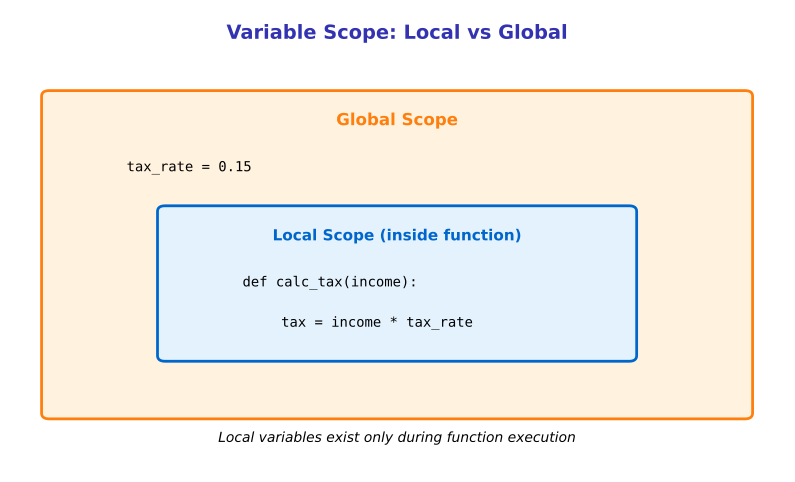

Write the Python code that produced this figure.
"""Generated chart with course color palette"""
import matplotlib.pyplot as plt
import matplotlib.patches as patches
from matplotlib.patches import FancyBboxPatch, Rectangle, Circle, FancyArrowPatch, Wedge
import numpy as np
import pandas as pd
import seaborn as sns
from pathlib import Path

# Standard matplotlib configuration
plt.rcParams.update({
    'font.size': 10,
    'axes.labelsize': 10,
    'axes.titlesize': 11,
    'xtick.labelsize': 9,
    'ytick.labelsize': 9,
    'legend.fontsize': 9,
    'figure.figsize': (10, 6),
    'figure.dpi': 150
})

# Course colors
MLPURPLE = '#3333B2'
MLLAVENDER = '#ADADE0'
MLBLUE = '#0066CC'
MLORANGE = '#FF7F0E'
MLGREEN = '#2CA02C'
MLRED = '#D62728'

# Course colors already used in this lesson
COLOR_PRIMARY = MLPURPLE
COLOR_SECONDARY = MLPURPLE
COLOR_ACCENT = MLBLUE
COLOR_LIGHT = MLLAVENDER
COLOR_GREEN = MLGREEN
COLOR_ORANGE = MLORANGE
COLOR_RED = MLRED


fig, ax = plt.subplots(figsize=(10, 6))
ax.set_xlim(0, 10)
ax.set_ylim(0, 8)
ax.axis('off')

ax.text(5, 7.5, 'Variable Scope: Local vs Global', fontsize=14, fontweight='bold', ha='center', color=MLPURPLE)

# Global scope
rect_global = patches.FancyBboxPatch((0.5, 1), 9, 5.5, boxstyle="round,pad=0.1",
                                      facecolor='#FFF3E0', edgecolor=MLORANGE, linewidth=2)
ax.add_patch(rect_global)
ax.text(5, 6, 'Global Scope', fontsize=12, fontweight='bold', ha='center', color=MLORANGE)
ax.text(1.5, 5.2, 'tax_rate = 0.15', fontsize=10, fontfamily='monospace')

# Local scope
rect_local = patches.FancyBboxPatch((2, 2), 6, 2.5, boxstyle="round,pad=0.1",
                                     facecolor='#E3F2FD', edgecolor=MLBLUE, linewidth=2)
ax.add_patch(rect_local)
ax.text(5, 4, 'Local Scope (inside function)', fontsize=11, fontweight='bold', ha='center', color=MLBLUE)
ax.text(3, 3.2, 'def calc_tax(income):', fontsize=10, fontfamily='monospace')
ax.text(3.5, 2.5, 'tax = income * tax_rate', fontsize=10, fontfamily='monospace')

ax.text(5, 0.5, 'Local variables exist only during function execution', fontsize=10, ha='center', style='italic')

plt.savefig('chart.pdf', dpi=300, bbox_inches='tight')
plt.close()
